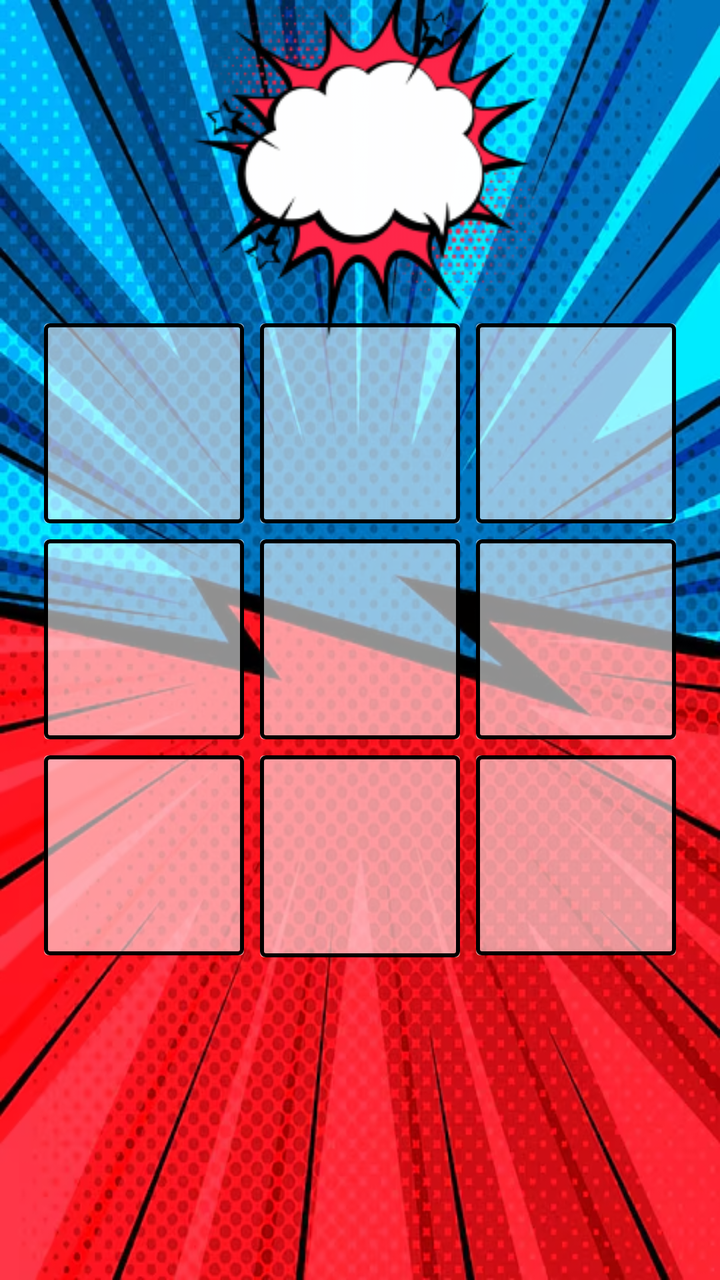
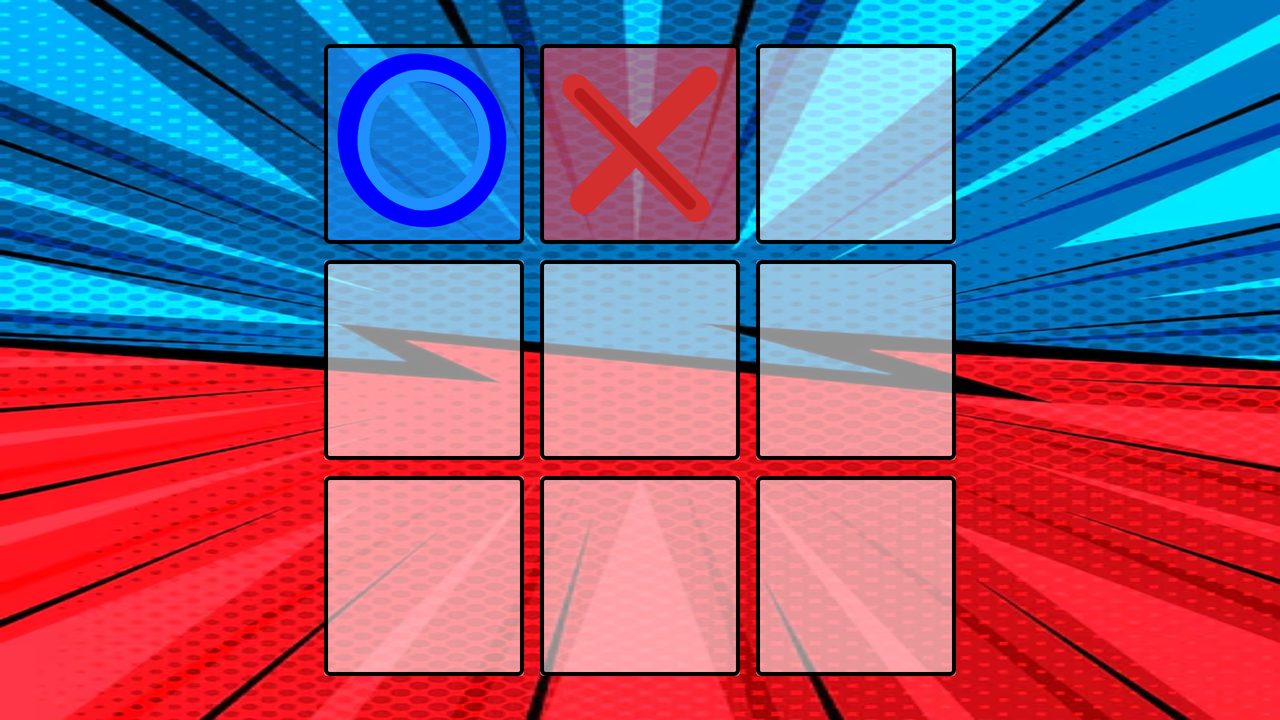

An Android layout and its configuration variant, each rendered on a device that would load it. The default file and the variant file are quoted in full after the pictures.
<!-- AndroidManifest.xml: application theme Theme.TicitiTacitiToe -->
<!-- res/layout/activity_game.xml -->
<?xml version="1.0" encoding="utf-8"?>
<androidx.constraintlayout.widget.ConstraintLayout xmlns:android="http://schemas.android.com/apk/res/android"
    xmlns:app="http://schemas.android.com/apk/res-auto"
    xmlns:tools="http://schemas.android.com/tools"
    android:id="@+id/main"
    android:layout_width="match_parent"
    android:layout_height="match_parent"
    tools:context=".game.ui.GameActivity"
    android:background="@drawable/comic_style_bg_red_blue">

    <ImageButton
        android:id="@+id/back_button"
        android:layout_width="wrap_content"
        android:layout_height="wrap_content"
        android:src="@drawable/back_icon"
        android:background="@android:color/transparent"
        app:layout_constraintTop_toTopOf="parent"
        app:layout_constraintStart_toStartOf="parent"
        android:scaleType="fitCenter"
        android:layout_margin="@dimen/_20dp"
        app:tint="@color/white" />

    <GridLayout
        android:id="@+id/boardGrid"
        android:layout_width="wrap_content"
        android:layout_height="wrap_content"
        android:columnCount="3"
        android:rowCount="3"
        android:padding="8dp"
        android:background="@color/transparent"
        app:layout_constraintBottom_toBottomOf="parent"
        app:layout_constraintEnd_toEndOf="parent"
        app:layout_constraintStart_toStartOf="parent"
        app:layout_constraintTop_toTopOf="parent"
        >

        <ImageButton
            android:id="@+id/cell00"
            android:layout_width="@dimen/cell_size"
            android:layout_height="@dimen/cell_size"
            android:background="@drawable/cell_empty"
            android:layout_margin="4dp"
            android:onClick="squarePressed"
            android:scaleType="fitCenter"
            android:tag="0,0"
            android:contentDescription="@string/game_cell"/>

        <ImageButton
            android:id="@+id/cell01"
            android:layout_width="@dimen/cell_size"
            android:layout_height="@dimen/cell_size"
            android:background="@drawable/cell_empty"
            android:layout_margin="4dp"
            android:onClick="squarePressed"
            android:scaleType="fitCenter"
            android:tag="0,1"
            android:contentDescription="@string/game_cell"/>

        <ImageButton
            android:id="@+id/cell02"
            android:layout_width="@dimen/cell_size"
            android:layout_height="@dimen/cell_size"
            android:background="@drawable/cell_empty"
            android:layout_margin="4dp"
            android:onClick="squarePressed"
            android:scaleType="fitCenter"
            android:tag="0,2"
            android:contentDescription="@string/game_cell"/>


        <ImageButton
            android:id="@+id/cell10"
            android:layout_width="@dimen/cell_size"
            android:layout_height="@dimen/cell_size"
            android:background="@drawable/cell_empty"
            android:layout_margin="4dp"
            android:onClick="squarePressed"
            android:scaleType="fitCenter"
            android:tag="1,0"
            android:contentDescription="@string/game_cell"/>

        <ImageButton
            android:id="@+id/cell11"
            android:layout_width="@dimen/cell_size"
            android:layout_height="@dimen/cell_size"
            android:background="@drawable/cell_empty"
            android:layout_margin="4dp"
            android:onClick="squarePressed"
            android:scaleType="fitCenter"
            android:tag="1,1"
            android:contentDescription="@string/game_cell"/>

        <ImageButton
            android:id="@+id/cell12"
            android:layout_width="@dimen/cell_size"
            android:layout_height="@dimen/cell_size"
            android:background="@drawable/cell_empty"
            android:layout_margin="4dp"
            android:onClick="squarePressed"
            android:scaleType="fitCenter"
            android:tag="1,2"
            android:contentDescription="@string/game_cell"/>

        <ImageButton
            android:id="@+id/cell20"
            android:layout_width="@dimen/cell_size"
            android:layout_height="@dimen/cell_size"
            android:background="@drawable/cell_empty"
            android:layout_margin="4dp"
            android:onClick="squarePressed"
            android:scaleType="fitCenter"
            android:tag="2,0"
            android:contentDescription="@string/game_cell"/>

        <ImageButton
            android:id="@+id/cell21"
            android:layout_width="@dimen/cell_size"
            android:layout_height="101dp"
            android:layout_margin="4dp"
            android:background="@drawable/cell_empty"
            android:contentDescription="@string/game_cell"
            android:onClick="squarePressed"
            android:scaleType="fitCenter"
            android:tag="2,1" />

        <ImageButton
            android:id="@+id/cell22"
            android:layout_width="@dimen/cell_size"
            android:layout_height="@dimen/cell_size"
            android:background="@drawable/cell_empty"
            android:layout_margin="4dp"
            android:onClick="squarePressed"
            android:scaleType="fitCenter"
            android:tag="2,2"
            android:contentDescription="@string/game_cell"/>
    </GridLayout>

    <TextView
        android:id="@+id/status_text_view"
        android:layout_width="@dimen/turn_pic_ordinary_size"
        android:layout_height="@dimen/turn_pic_ordinary_size"
        android:background="@drawable/speech_bubble_red_border_stars_200"
        android:text=""
        android:textAlignment="center"
        android:gravity="center"
        android:textSize="48sp"
        android:fontFamily="@font/bangers"
        app:layout_constraintBottom_toTopOf="@+id/boardGrid"
        app:layout_constraintEnd_toEndOf="parent"
        app:layout_constraintStart_toStartOf="parent"
        app:layout_constraintTop_toTopOf="parent" />

    <androidx.appcompat.widget.AppCompatButton
        android:id="@+id/new_game_button"
        android:layout_width="250dp"
        android:layout_height="150dp"
        android:layout_marginBottom="24dp"
        android:background="@drawable/comic_text_bubble_400_350"
        android:paddingEnd="@dimen/_40dp"
        android:fontFamily="@font/permanent_marker"
        android:onClick="playAgainPressed"
        android:text="@string/play_again"
        app:layout_constraintBottom_toBottomOf="parent"
        app:layout_constraintEnd_toEndOf="parent"
        app:layout_constraintStart_toStartOf="parent"
        tools:visibility="invisible" 
        />


</androidx.constraintlayout.widget.ConstraintLayout>
<!-- resources referenced by this layout -->
<resources>
  <color name="transparent">#00000000</color>
  <color name="white">#FFFFFF</color>
  <dimen name="_20dp">20dp</dimen>
  <dimen name="_40dp">40dp</dimen>
  <dimen name="cell_size">100dp</dimen>
  <dimen name="turn_pic_ordinary_size">200dp</dimen>
  <!-- drawable cell_empty (drawable) -->
  <?xml version="1.0" encoding="utf-8"?>
  <layer-list xmlns:android="http://schemas.android.com/apk/res/android">
      <item>
          <shape android:shape="rectangle">
              <solid android:color="#90FFFFFF"/>
              <corners android:radius="2dp"/>
          </shape>
      </item>
  
      <item>
          <shape android:shape="rectangle">
              <stroke
                  android:width="2dp"
                  android:color="#000000"/>
              <corners android:radius="2dp"/>
          </shape>
  
      </item>
  </layer-list>
  <!-- drawable comic_style_bg_red_blue: png bitmap (drawable, 628354 bytes) -->
  <!-- drawable comic_text_bubble_400_350: png bitmap (drawable, 27321 bytes) -->
  <!-- drawable speech_bubble_red_border_stars_200: png bitmap (drawable, 24866 bytes) -->
  <string name="game_cell">Game cell</string>
  <string name="play_again">Play again!!!</string>
  <style name="Theme.TicitiTacitiToe" parent="Base.Theme.TicitiTacitiToe" />
  <style name="Base.Theme.TicitiTacitiToe" parent="Theme.Material3.DayNight.NoActionBar">
          
          
      </style>
</resources>
<!-- res/layout-land/activity_game.xml (the repository's variant of the layout above) -->
<!-- drawn on the phone turned sideways -->
<?xml version="1.0" encoding="utf-8"?>
<androidx.constraintlayout.widget.ConstraintLayout xmlns:android="http://schemas.android.com/apk/res/android"
    xmlns:app="http://schemas.android.com/apk/res-auto"
    xmlns:tools="http://schemas.android.com/tools"
    android:id="@+id/main"
    android:layout_width="match_parent"
    android:layout_height="match_parent"
    tools:context=".game.ui.GameActivity"
    android:background="@drawable/comic_style_bg_red_blue">

    <GridLayout
        android:id="@+id/boardGrid"
        android:layout_width="wrap_content"
        android:layout_height="wrap_content"
        android:columnCount="3"
        android:rowCount="3"
        android:padding="8dp"
        android:background="@color/transparent"
        app:layout_constraintBottom_toBottomOf="parent"
        app:layout_constraintEnd_toEndOf="parent"
        app:layout_constraintStart_toStartOf="parent"
        app:layout_constraintTop_toTopOf="parent"
        >

        <ImageButton
            android:id="@+id/cell00"
            android:layout_width="@dimen/cell_size"
            android:layout_height="@dimen/cell_size"
            android:background="@drawable/cell_o"
            android:layout_margin="4dp"
            android:onClick="squarePressed"
            android:scaleType="fitCenter"
            android:tag="0,0" />

        <ImageButton
            android:id="@+id/cell01"
            android:layout_width="@dimen/cell_size"
            android:layout_height="@dimen/cell_size"
            android:background="@drawable/cell_x"
            android:layout_margin="4dp"
            android:onClick="squarePressed"
            android:scaleType="fitCenter"
            android:tag="0,1" />

        <ImageButton
            android:id="@+id/cell02"
            android:layout_width="@dimen/cell_size"
            android:layout_height="@dimen/cell_size"
            android:background="@drawable/cell_empty"
            android:layout_margin="4dp"
            android:onClick="squarePressed"
            android:scaleType="fitCenter"
            android:tag="0,2" />


        <ImageButton
            android:id="@+id/cell10"
            android:layout_width="@dimen/cell_size"
            android:layout_height="@dimen/cell_size"
            android:background="@drawable/cell_empty"
            android:layout_margin="4dp"
            android:onClick="squarePressed"
            android:scaleType="fitCenter"
            android:tag="1,0" />

        <ImageButton
            android:id="@+id/cell11"
            android:layout_width="@dimen/cell_size"
            android:layout_height="@dimen/cell_size"
            android:background="@drawable/cell_empty"
            android:layout_margin="4dp"
            android:onClick="squarePressed"
            android:scaleType="fitCenter"
            android:tag="1,1" />

        <ImageButton
            android:id="@+id/cell12"
            android:layout_width="@dimen/cell_size"
            android:layout_height="@dimen/cell_size"
            android:background="@drawable/cell_empty"
            android:layout_margin="4dp"
            android:onClick="squarePressed"
            android:scaleType="fitCenter"
            android:tag="1,2" />

        <ImageButton
            android:id="@+id/cell20"
            android:layout_width="@dimen/cell_size"
            android:layout_height="@dimen/cell_size"
            android:background="@drawable/cell_empty"
            android:layout_margin="4dp"
            android:onClick="squarePressed"
            android:scaleType="fitCenter"
            android:tag="2,0" />

        <ImageButton
            android:id="@+id/cell21"
            android:layout_width="@dimen/cell_size"
            android:layout_height="@dimen/cell_size"
            android:background="@drawable/cell_empty"
            android:layout_margin="4dp"
            android:onClick="squarePressed"
            android:scaleType="fitCenter"
            android:tag="2,1" />

        <ImageButton
            android:id="@+id/cell22"
            android:layout_width="@dimen/cell_size"
            android:layout_height="@dimen/cell_size"
            android:background="@drawable/cell_empty"
            android:layout_margin="4dp"
            android:onClick="squarePressed"
            android:scaleType="fitCenter"
            android:tag="2,2" />
    </GridLayout>

    <TextView
        android:id="@+id/status_text_view"
        android:layout_width="wrap_content"
        android:layout_height="wrap_content"
        android:layout_marginBottom="32dp"
        android:text=""
        app:layout_constraintBottom_toBottomOf="parent"
        app:layout_constraintEnd_toEndOf="parent"
        app:layout_constraintStart_toStartOf="parent" />

    <androidx.appcompat.widget.AppCompatButton
        android:id="@+id/new_game_button"
        android:layout_width="250dp"
        android:layout_height="150dp"
        android:layout_marginBottom="20dp"
        android:background="@drawable/comic_text_bubble_400_350"
        android:fontFamily="@font/permanent_marker"
        android:onClick="playAgainPressed"
        android:text="Play again?"
        app:layout_constraintBottom_toTopOf="@+id/status_text_view"
        app:layout_constraintEnd_toEndOf="parent"
        app:layout_constraintHorizontal_bias="0.498"
        app:layout_constraintStart_toStartOf="parent"
        tools:visibility="invisible"
        />


</androidx.constraintlayout.widget.ConstraintLayout>
<!-- resources referenced by the variant -->
<!-- as the phone turned sideways resolves them -->
<resources>
  <color name="transparent">#00000000</color>
  <dimen name="cell_size">100dp</dimen>
  <!-- drawable cell_empty (drawable) -->
  <?xml version="1.0" encoding="utf-8"?>
  <layer-list xmlns:android="http://schemas.android.com/apk/res/android">
      <item>
          <shape android:shape="rectangle">
              <solid android:color="#90FFFFFF"/>
              <corners android:radius="2dp"/>
          </shape>
      </item>
  
      <item>
          <shape android:shape="rectangle">
              <stroke
                  android:width="2dp"
                  android:color="#000000"/>
              <corners android:radius="2dp"/>
          </shape>
  
      </item>
  </layer-list>
  <!-- drawable cell_o (drawable) -->
  <?xml version="1.0" encoding="utf-8"?>
  <layer-list xmlns:android="http://schemas.android.com/apk/res/android">
  
      
      <item>
          <shape android:shape="rectangle">
              <solid android:color="@color/player_o_bg"/>
              <corners android:radius="3dp"/>
          </shape>
      </item>
  
      
      <item>
          <shape android:shape="rectangle">
              <stroke
                  android:width="2dp"
                  android:color="#000000"/>
              <corners android:radius="2dp"/>
          </shape>
      </item>
  
      
      <item
          android:drawable="@drawable/cell_o_comic"
          android:gravity="center"
          android:width="100dp"
          android:height="100dp"/>
  </layer-list>
  <!-- drawable cell_x (drawable) -->
  <?xml version="1.0" encoding="utf-8"?>
  <layer-list xmlns:android="http://schemas.android.com/apk/res/android">
  
      
      <item>
          <shape android:shape="rectangle">
              <solid android:color="@color/player_x_bg"/>
              <corners android:radius="3dp"/>
          </shape>
      </item>
  
      
      <item>
          <shape android:shape="rectangle">
              <stroke
                  android:width="2dp"
                  android:color="#000000"/>
              <corners android:radius="2dp"/>
          </shape>
      </item>
  
      
      <item
          android:drawable="@drawable/cell_x_comic"
          android:gravity="center"
          android:width="100dp"
          android:height="100dp"/>
  </layer-list>
  <style name="Theme.TicitiTacitiToe" parent="Base.Theme.TicitiTacitiToe" />
  <color name="player_o_bg">#991E90FF</color>
  <color name="player_x_bg">#99FF4757</color>
  <!-- drawable cell_x_comic (drawable) -->
  <vector xmlns:android="http://schemas.android.com/apk/res/android"
      android:width="64dp"
      android:height="64dp"
      android:viewportWidth="100"
      android:viewportHeight="100">
  
      
      <path
          android:pathData="M18,22 L78,82"
          android:strokeColor="#D32F2F"
          android:strokeWidth="14"
          android:strokeLineCap="round" />
  
      
      <path
          android:pathData="M82,18 L22,78"
          android:strokeColor="#D32F2F"
          android:strokeWidth="14"
          android:strokeLineCap="round" />
  
      
      <path
          android:pathData="M20,25 L75,80"
          android:strokeColor="#B71C1C"
          android:strokeWidth="6"
          android:strokeLineCap="round" />
  </vector>
  <style name="Base.Theme.TicitiTacitiToe" parent="Theme.Material3.DayNight.NoActionBar">
          
          
      </style>
  <color name="blue">#0000FF</color>
  <color name="player_o">#1E90FF</color>
  <!-- some entries are left out for length -->
</resources>
